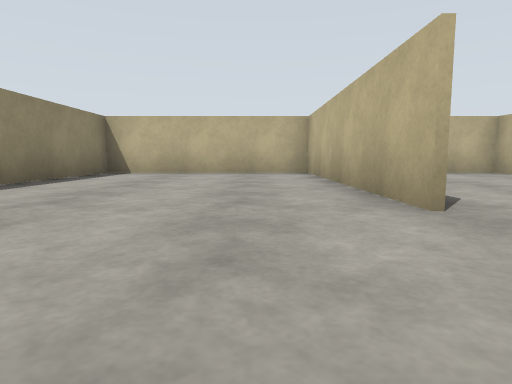
View 1 (above)

24 first-person views from a walk through a world built for the Gazebo simulator. The camera is 0.72 m above the floor, tilts 6° down and sees 75° across. The floor is counted in squares, 2 m on a side. Each view is taken from the middle of a square. On the plan, view 1 faces up. The plan holds only what a view shows up to about 9 squares ahead; the rest is blank.

View 2
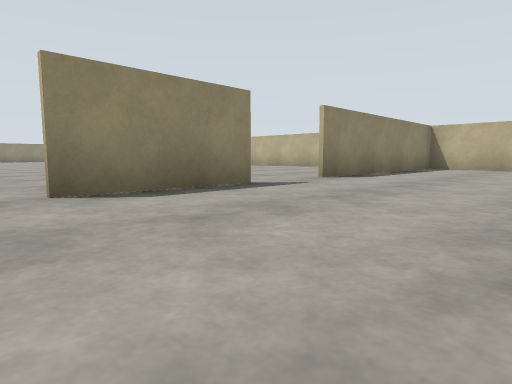

View 3
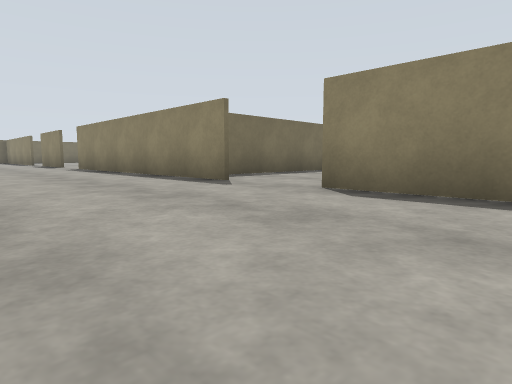

View 4
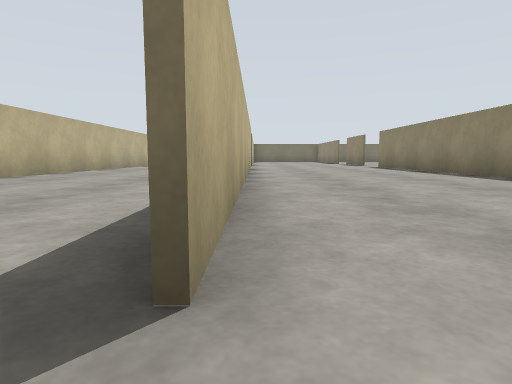

View 5
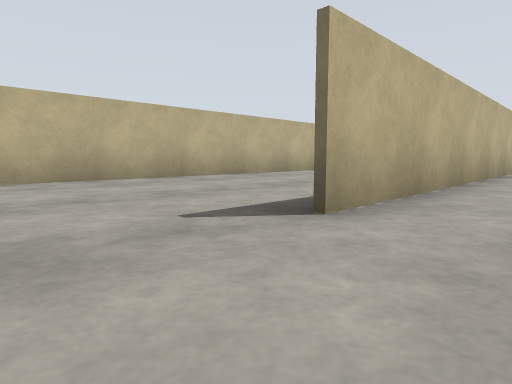

View 6
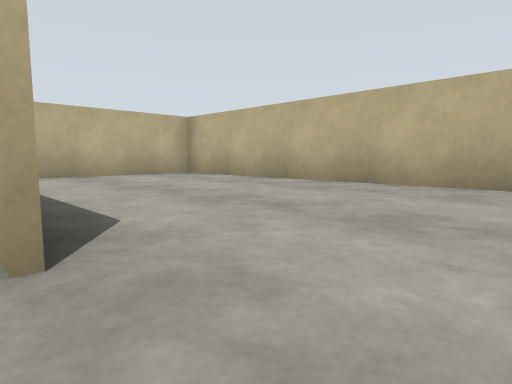

View 7
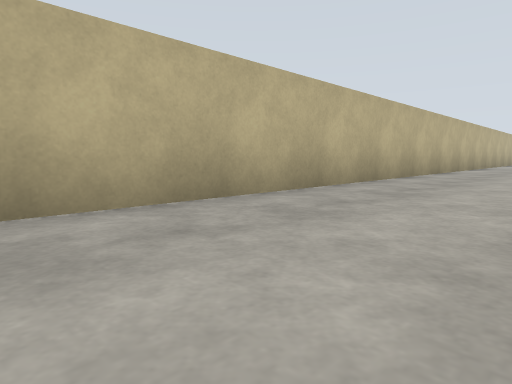

View 8
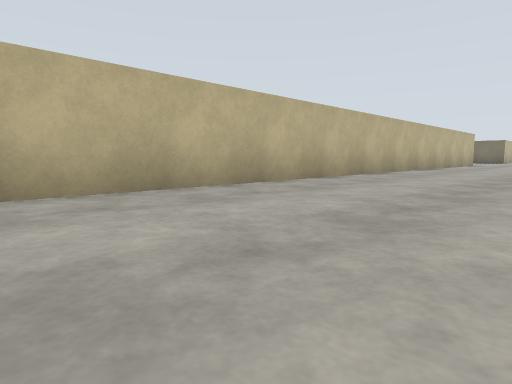

View 9
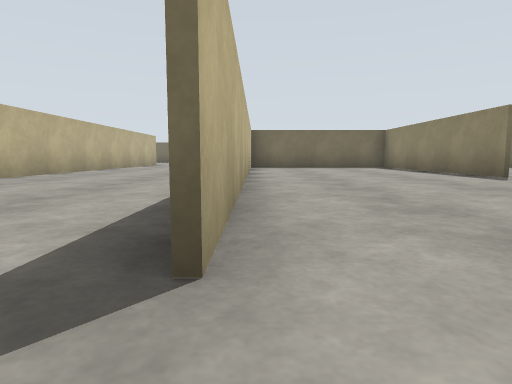

View 10
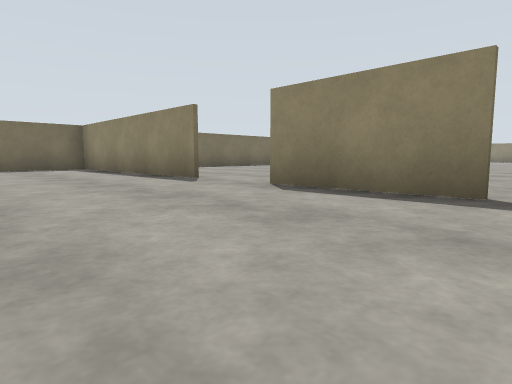

View 11
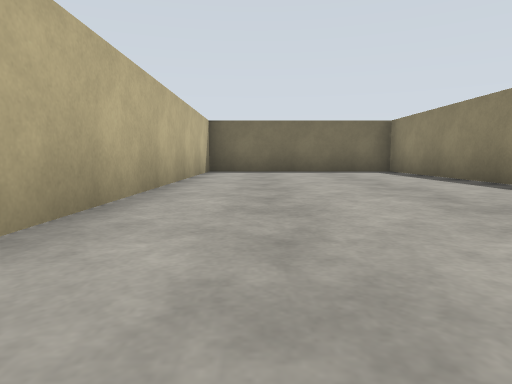

View 12
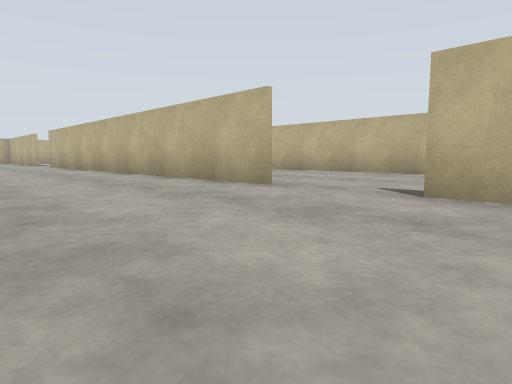

View 13
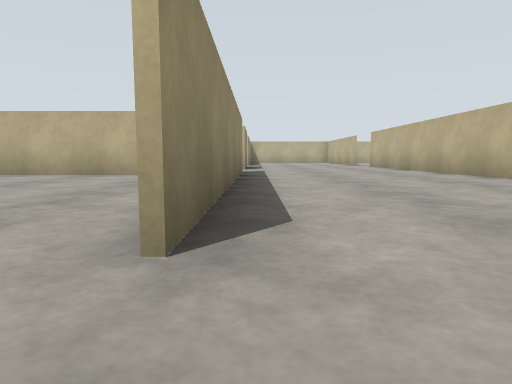

View 14
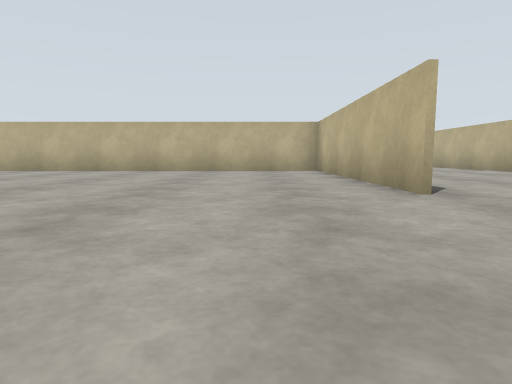

View 15
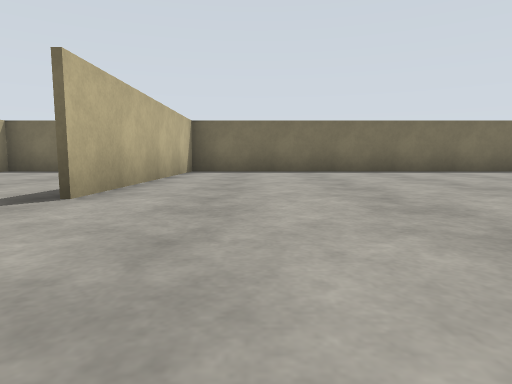

View 16
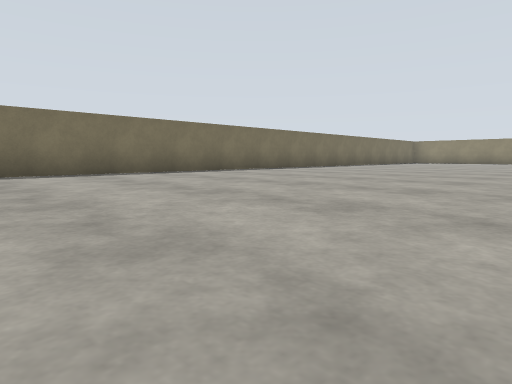

View 17
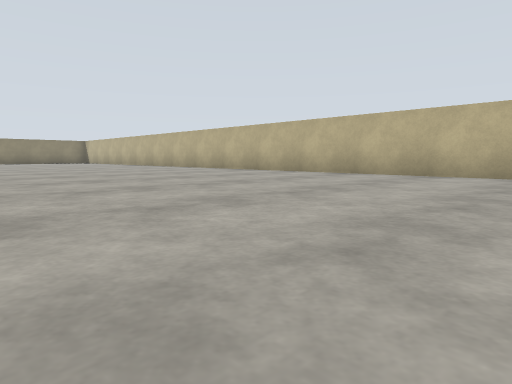

View 18
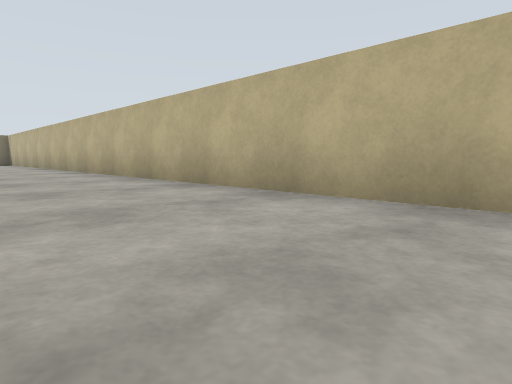

View 19
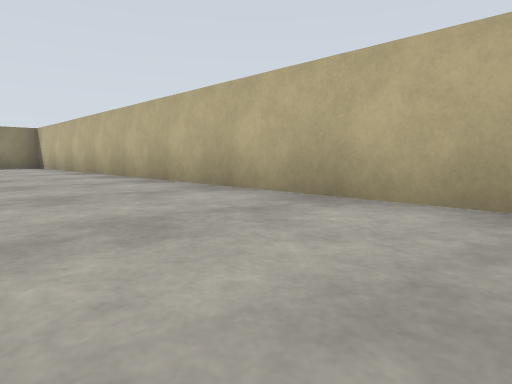

View 20
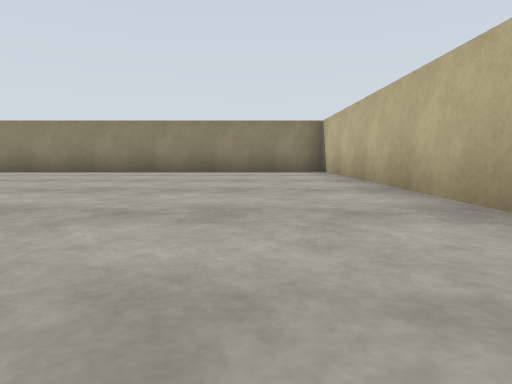

View 21
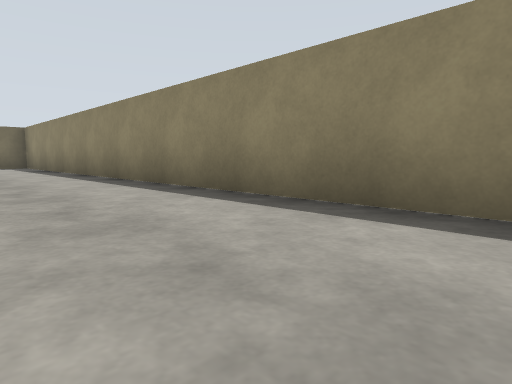

View 22
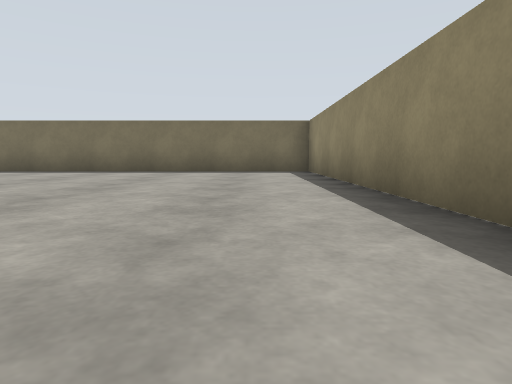

View 23
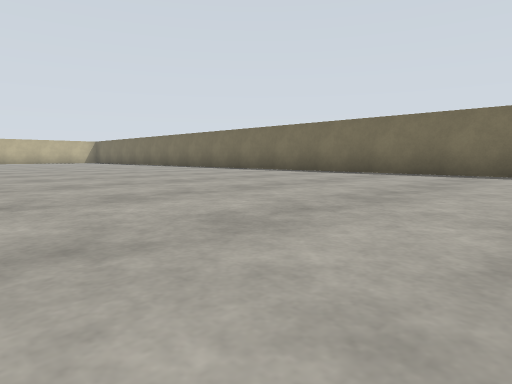

View 24
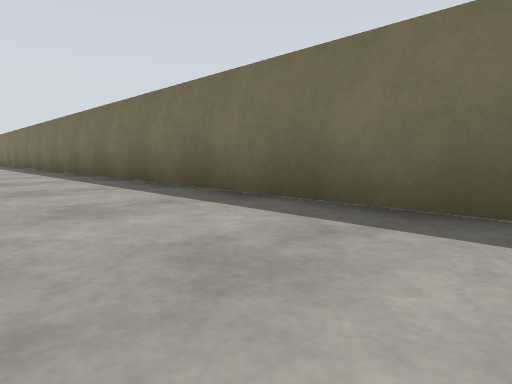

### Floor plan
Points are (right, up) in squares from view 1. A wall is a line through its corners. A room is listed if a view was taken in it or the views show most of it. See-through windows are left out.
Room 1 (views 1, 2, 3, 5, 10, 11, 12, 13)
walls: (-3.3, -4) (-3.3, -10.9); (1.2, -10.1) (1.2, 0.2); (-3.3, -12.5) (-3.3, -15.1); (-3.3, 0.2) (-3.3, -2.3); (1.2, 2.1) (1.2, 7.5); (-3.3, -16.8) (-3.3, -22.4); (1, 7.5) (-3.3, 7.5) (-3.3, 1.9); (-3.1, -22.3) (1.2, -22.3) (1.2, -11.9)
ways out: opening at (1, -11) to room 2; opening at (1, 1.5) to room 2; opening at (-3, -16) to room 3; opening at (-3, -11.5) to room 3; opening at (-3, -3.5); opening at (-3, 1)
Room 2 (views 4, 6, 7, 8, 9)
walls: (5.3, -20.1) (5.3, 7.5) (1, 7.5)
ways out: opening at (1, -11) to room 1; opening at (1, 1.5) to room 1
Room 3 (views 14, 15, 16, 17, 18, 19, 20, 21, 22, 23, 24)
walls: (-3.4, -10.9) (-3.4, -5.4) (-27.3, -5.4) (-27.3, -22.3) (-3.1, -22.3); (-3.4, -22.4) (-3.4, -16.8)
ways out: opening at (-3, -16) to room 1; opening at (-3, -11.5) to room 1

Where each view was taken, in squares from view 1:
view 1: 0 up, 0 right, facing up
view 2: 3 down, 0 right, facing up-left
view 3: 0 up, 0 right, facing down-left
view 4: 1 up, 1 right, facing down
view 5: 2 up, 0 right, facing down-right
view 6: 1 up, 1 right, facing up-right
view 7: 4 down, 3 right, facing down-right
view 8: 10 down, 2 right, facing down-right
view 9: 11 down, 1 right, facing down
view 10: 12 down, 0 right, facing down-left
view 11: 14 down, 0 right, facing down
view 12: 13 down, 2 left, facing up-right
view 13: 12 down, 3 left, facing up
view 14: 14 down, 5 left, facing up
view 15: 14 down, 5 left, facing down
view 16: 15 down, 7 left, facing down-left
view 17: 12 down, 7 left, facing up-left
view 18: 8 down, 10 left, facing up-left
view 19: 8 down, 15 left, facing up-left
view 20: 7 down, 19 left, facing left
view 21: 10 down, 25 left, facing down-left
view 22: 14 down, 26 left, facing down
view 23: 15 down, 24 left, facing down-right
view 24: 20 down, 22 left, facing down-right
